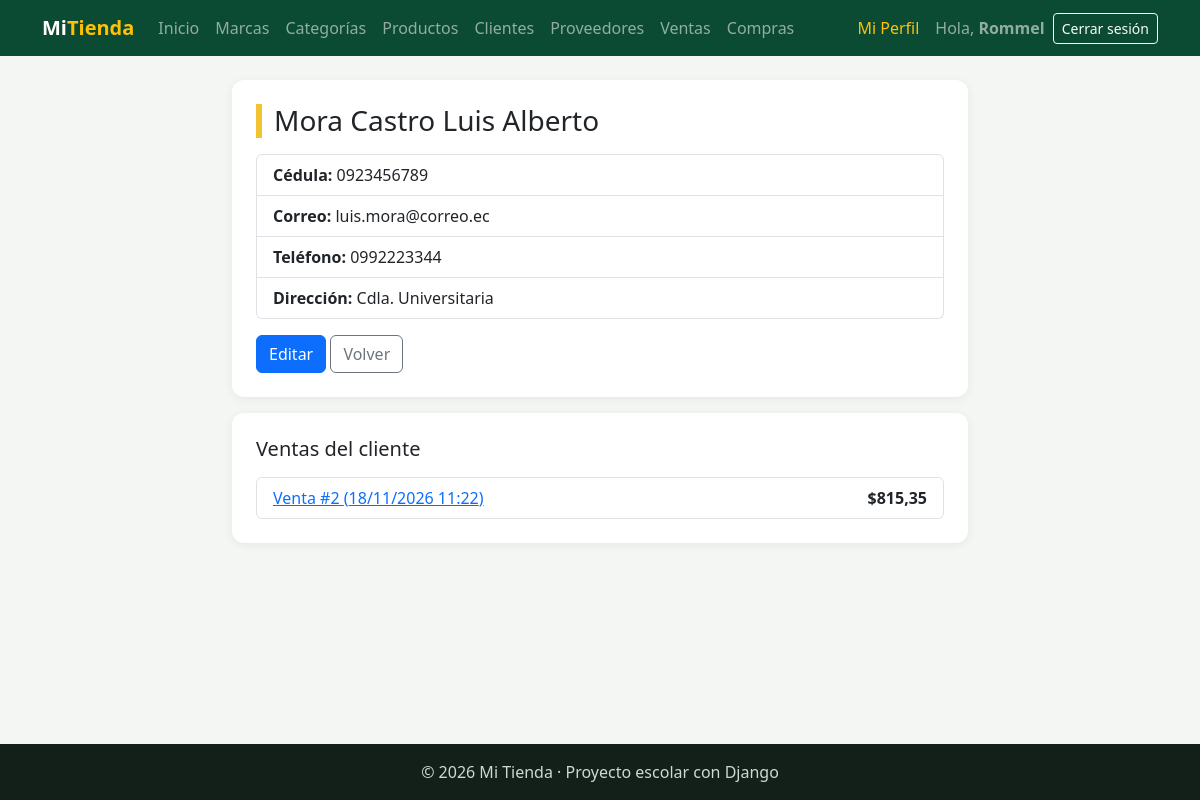
The page /facturacion/clientes/2/ (signed in) on the database its author committed.
### facturacion/models.py (models this page shows, shortened)
class ModeloBase(models.Model):
    user = models.ForeignKey(
        User,
        on_delete=models.SET_NULL,
        null=True,
        blank=True,
        editable=False,
        related_name="%(class)s_registrados",
        verbose_name="Registrado por",
    )
    fecha_creacion = models.DateTimeField("Fecha de creación", auto_now_add=True)
    fecha_modificacion = models.DateTimeField("Última modificación", auto_now=True)
    class Meta:
        abstract = True

class Cliente(ModeloBase):
    cedula = models.CharField("Cédula", max_length=10, unique=True)
    nombres = models.CharField(max_length=80)
    apellidos = models.CharField(max_length=80)
    email = models.EmailField("Correo", blank=True)
    telefono = models.CharField("Teléfono", max_length=15, blank=True)
    direccion = models.CharField("Dirección", max_length=200, blank=True)
    class Meta:
        verbose_name = "Cliente"
        verbose_name_plural = "Clientes"
        ordering = ["apellidos", "nombres"]
    def __str__(self):
        return f"{self.apellidos} {self.nombres}"

class Venta(ModeloBase):
    cliente = models.ForeignKey(Cliente, on_delete=models.PROTECT, related_name="ventas")
    fecha_hora = models.DateTimeField("Fecha y hora", default=timezone.now)
    subtotal = models.DecimalField(max_digits=12, decimal_places=2, default=0, editable=False)
    iva = models.DecimalField("IVA", max_digits=12, decimal_places=2, default=0, editable=False)
    total = models.DecimalField(max_digits=12, decimal_places=2, default=0, editable=False)
    tipo_pago = models.CharField(
        "Tipo de pago",
        max_length=15,
        choices=TipoPago.choices,
        default=TipoPago.CONTADO,
    )
    class Meta:
        verbose_name = "Venta"
        verbose_name_plural = "Ventas"
        ordering = ["-fecha_hora"]
    def __str__(self):
        return f"Venta #{self.pk}"

### facturacion/views.py (the view)
# urls.py: path("clientes/<int:pk>/", views.ClienteDetailView.as_view(), name="cliente_detalle"),
class ClienteDetailView(LoginRequiredMixin, DetailView):
    model = Cliente
    template_name = "facturacion/cliente_detalle.html"
    context_object_name = "cliente"

### facturacion/templates/facturacion/cliente_detalle.html (shortened to what this page needs)
{% extends "base.html" %}
{% block contenido %}
<div class="row justify-content-center">
    <div class="col-lg-8">
        <div class="tarjeta mb-3">
            <h1 class="h3 titulo-pagina mb-3">{{ cliente }}</h1>
            <ul class="list-group mb-3">
                <li class="list-group-item"><b>Cédula:</b> {{ cliente.cedula }}</li>
                <li class="list-group-item"><b>Correo:</b> {{ cliente.email|default:"-" }}</li>
                <li class="list-group-item"><b>Teléfono:</b> {{ cliente.telefono|default:"-" }}</li>
                <li class="list-group-item"><b>Dirección:</b> {{ cliente.direccion|default:"-" }}</li>
            </ul>
            <a href="{% url 'facturacion:cliente_editar' cliente.pk %}" class="btn btn-primary">Editar</a>
            <a href="{% url 'facturacion:cliente_lista' %}" class="btn btn-outline-secondary">Volver</a>
        </div>
        <div class="tarjeta">
            <h2 class="h5 mb-3">Ventas del cliente</h2>
            <ul class="list-group">
                {% for venta in cliente.ventas.all %}
                    <li class="list-group-item d-flex justify-content-between align-items-center">
                        <a href="{% url 'facturacion:venta_detalle' venta.pk %}">{{ venta }} ({{ venta.fecha_hora|date:"d/m/Y H:i" }})</a>
                        <span class="fw-bold">${{ venta.total }}</span>
                    </li>
                {% empty %}
                    <li class="list-group-item text-muted">Este cliente aún no tiene ventas.</li>
                {% endfor %}
            </ul>
        </div>
    </div>
</div>
{% endblock %}

### templates/base.html (shortened to what this page needs)
{% load static %}
<!DOCTYPE html>
<html lang="es">
<head>
    <link href="https://cdn.jsdelivr.net/npm/bootstrap@5.3.3/dist/css/bootstrap.min.css" rel="stylesheet">
    <link rel="stylesheet" href="{% static 'css/estilos.css' %}">
</head>
<body>
<nav class="navbar navbar-expand-lg navbar-dark barra">
    <div class="container">
        <a class="navbar-brand fw-bold" href="{% url 'home' %}">Mi<span class="text-warning">Tienda</span></a>
        <div class="collapse navbar-collapse" id="menu">
            <ul class="navbar-nav me-auto">
                <li class="nav-item"><a class="nav-link" href="{% url 'home' %}">Inicio</a></li>
                {% if user.is_authenticated %}
                    <li class="nav-item"><a class="nav-link" href="{% url 'facturacion:marca_lista' %}">Marcas</a></li>
                    <li class="nav-item"><a class="nav-link" href="{% url 'facturacion:categoria_lista' %}">Categorías</a></li>
                    <li class="nav-item"><a class="nav-link" href="{% url 'facturacion:producto_lista' %}">Productos</a></li>
                    <li class="nav-item"><a class="nav-link" href="{% url 'facturacion:cliente_lista' %}">Clientes</a></li>
                    <li class="nav-item"><a class="nav-link" href="{% url 'facturacion:proveedor_lista' %}">Proveedores</a></li>
                    <li class="nav-item"><a class="nav-link" href="{% url 'facturacion:venta_lista' %}">Ventas</a></li>
                    <li class="nav-item"><a class="nav-link" href="{% url 'facturacion:compra_lista' %}">Compras</a></li>
                {% endif %}
            </ul>
            <ul class="navbar-nav align-items-lg-center gap-2">
                {% if user.is_authenticated %}
                    <li class="nav-item"><a class="nav-link text-warning" href="{% url 'facturacion:mi_perfil' %}">Mi Perfil</a></li>
                    <li class="nav-item navbar-text">Hola, <b>{{ user.username }}</b></li>
                    <li class="nav-item">
                        <form method="post" action="{% url 'logout' %}" class="d-inline">
                            <button type="submit" class="btn btn-sm btn-outline-light">Cerrar sesión</button>
                        </form>
                    </li>
                {% else %}
                    <li class="nav-item"><a class="nav-link" href="{% url 'login' %}">Ingresar</a></li>
                    <li class="nav-item"><a class="btn btn-sm btn-warning" href="{% url 'registro' %}">Crear cuenta</a></li>
                {% endif %}
            </ul>
        </div>
    </div>
</nav>
<main class="container py-4">
    {% block contenido %}{% endblock %}
</main>
<footer class="pie text-center py-3">© 2026 Mi Tienda · Proyecto escolar con Django</footer>
</body>
</html>

### static/css/estilos.css (style rules this page uses)
:root { --verde: #0c4b33; --verde-claro: #2f9e6e; --amarillo: #f2c230; }
body { background-color: #f3f6f2; min-height: 100vh; display: flex; flex-direction: column; }
main { flex: 1; }
.barra { background-color: var(--verde); }
.titulo-pagina { border-left: 6px solid var(--amarillo); padding-left: 12px; }
.tarjeta { background: white; border-radius: 12px; padding: 24px; box-shadow: 0 2px 10px rgba(0,0,0,.06); }
.pie { background-color: #13201a; color: #cfd8d3; }

### rows shown on the page
Cliente: apellidos+nombres "Mora Castro Luis Alberto", cedula "0923456789", email "luis.mora@correo.ec", telefono "0992223344", direccion "Cdla. Universitaria"
Venta: id "Venta #2", fecha_hora "18/11/2026 11:22", total "815,35"

### other values the page prints
{{ user.username }} "Rommel"
